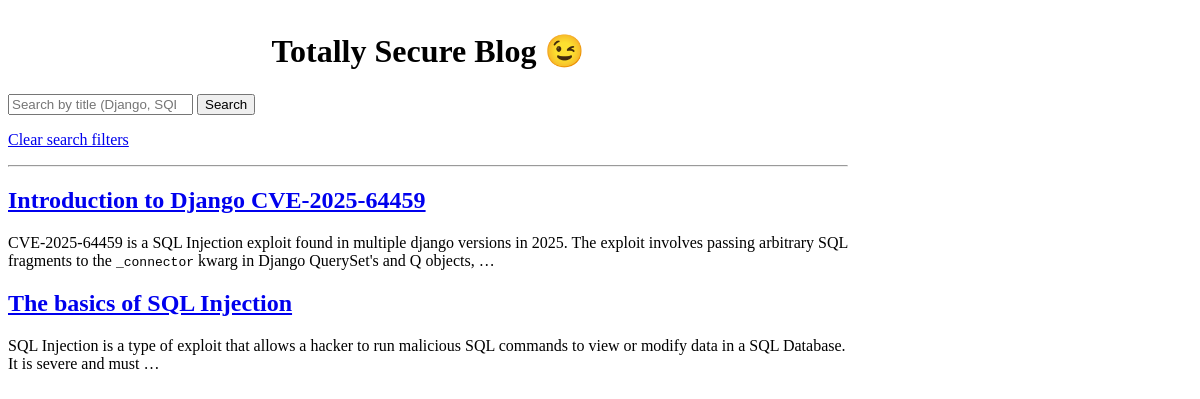
The page / on the database its author committed.
### posts/models.py (models this page shows, shortened)
class Post(models.Model):
    title = models.CharField(max_length=255)
    slug = models.SlugField(max_length=255, unique=True, blank=True, null=True)
    body = models.TextField()
    status = models.TextField(choices=StatusChoices)
    is_archived = models.BooleanField(default=False)
    created = models.DateTimeField(auto_now_add=True)
    updated = models.DateTimeField(auto_now=True)
    class Meta:
        ordering = ["-created"]
    def get_absolute_url(self):
        return reverse("post_detail", kwargs={"slug": self.slug})

### posts/views.py (the view)
# urls.py: path("", post_list, name="post_list"),
def post_list(request):
    query_params = {
        key: value
        for key, value in request.GET.items()
        if key not in BLOCKED_FILTER_FIELDS
    }
    search = query_params.pop("search", "")
    query_params["title__icontains"] = search
    query_params["status"] = "published"
    query_params["is_archived"] = False
    q_filter = Q(**query_params)
    posts = Post.objects.filter(q_filter)
    return render(request, "blog/post_list.html", {"posts": posts, "search": search})

### posts/templatetags/markdown_extras.py (called while the page is built)
@register.filter()
@stringfilter
def markdown(value):
    result =  md.markdown(
        value,
        extensions=[
            'markdown.extensions.fenced_code',
            'markdown.extensions.codehilite',
            'markdown.extensions.nl2br',
        ],
        extension_configs={
            'codehilite': {
                'css_class': 'highlight',
                'guess_lang': False,
            }
        }
    )
    return mark_safe(result)

### templates/blog/post_list.html (shortened to what this page needs)
{% extends 'base.html' %}
{% load markdown_extras %}
{% block content %}
  <h1 class="title">Totally Secure Blog 😉</h1>
  <form role="search" method="GET">
    <input name="search" type="search" placeholder="Search by title (Django, SQL, etc.)" value="{{ search }}" />
    <input type="submit" value="Search" />
  </form>
  <p><a href="/" class="secondary">Clear search filters</a></p>
  <hr>
  {% for post in posts %}
    <article>
      <h2><a href="{{ post.get_absolute_url }}">{{ post.title}}</a></h2>
      {{ post.body|markdown|truncatewords_html:30}}
    </article>
  {% endfor %}
{% endblock content %}

### templates/base.html (shortened to what this page needs)
{% load static %}
<!DOCTYPE html>
<html lang="en">
  <head>
    <link
      rel="stylesheet"
      href="https://cdn.jsdelivr.net/npm/@picocss/pico@2/css/pico.jade.min.css"
    >
    <link rel="stylesheet" href="{% static 'css/highlight.css' %}">
  </head>
  <body>
    <main class="container">
      {% block content %}
      {% endblock content %}
    </main>
  </body>
</html>

### templates/base.html (style rules this page uses)
.title { text-align: center; margin: 2rem 0 1.5rem; }
@media (min-width: 1000px) { .container { max-width: 80vw; } }
@media (min-width: 1200px) { .container { max-width: 70vw; } }

### rows shown on the page
Post: title "Introduction to Django CVE-2025-64459", body "CVE-2025-64459 is a SQL Injection exploit found in multiple django versions in 2025. The exploit involves passing arbitrary SQL fragments to the _connector kwarg in Django QuerySet's and Q objects, …"
Post: title "The basics of SQL Injection", body "SQL Injection is a type of exploit that allows a hacker to run malicious SQL commands to view or modify data in a SQL Database. It is severe and must …"
